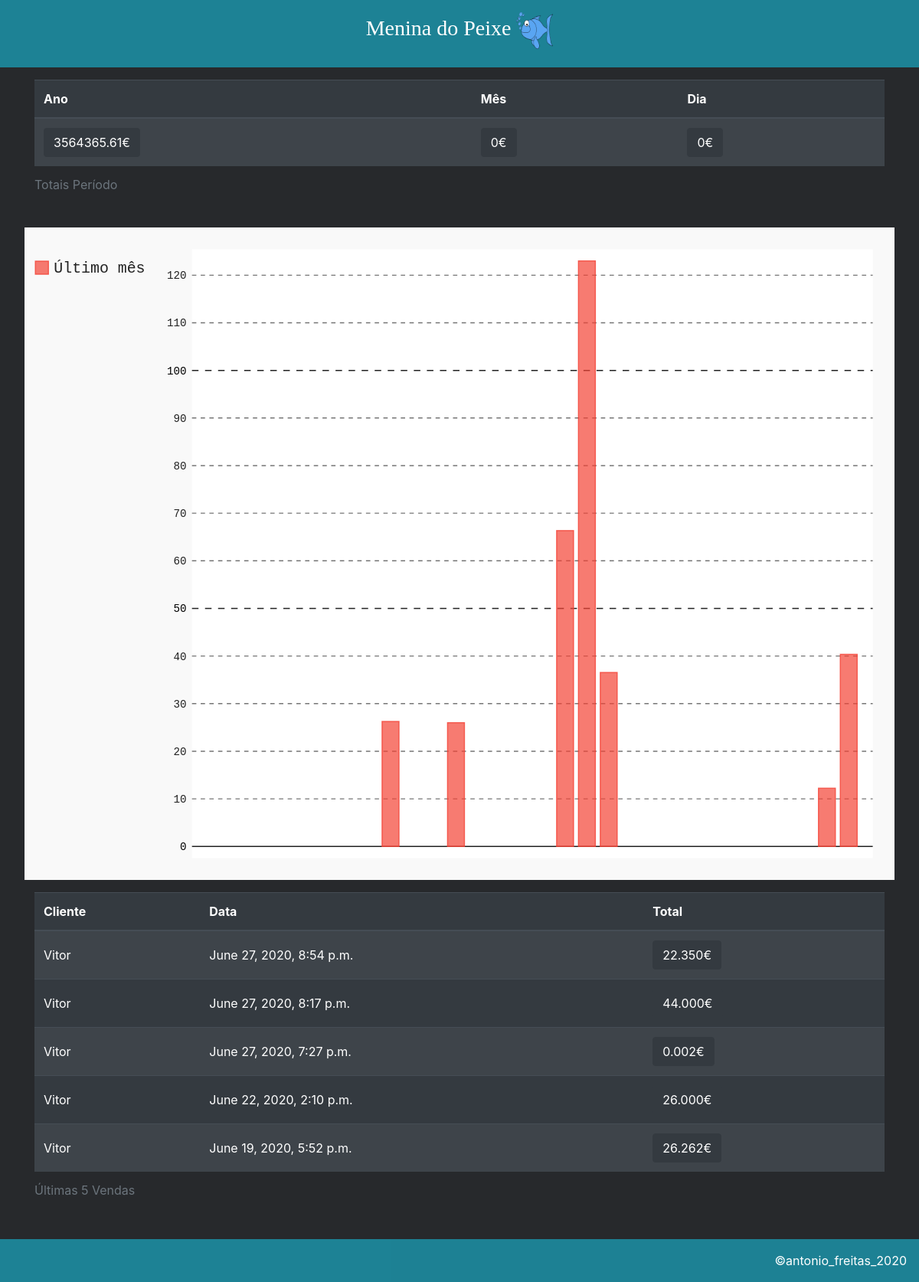
The app's page /dblists/sales/ (signed in), older data.
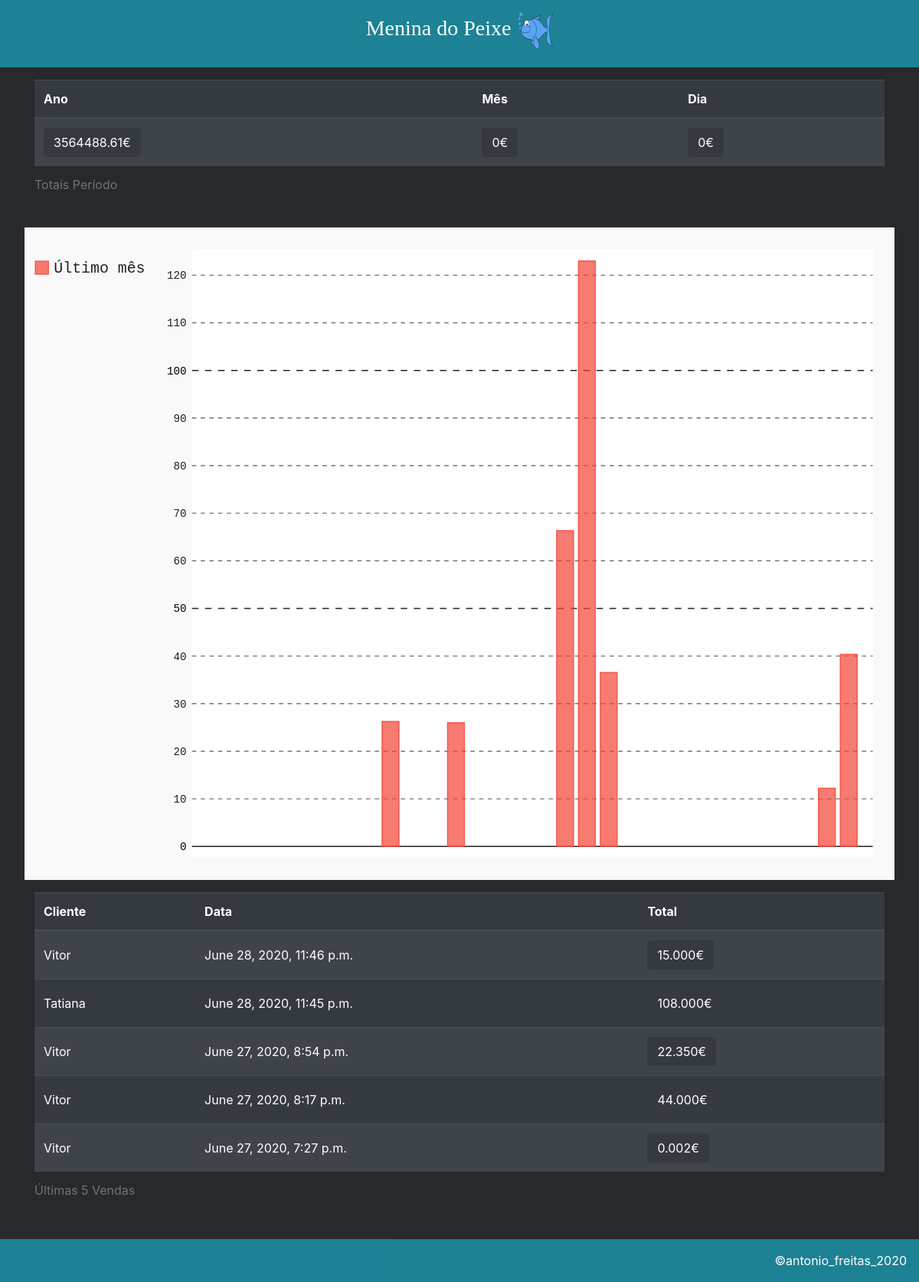
The same page, newer data.
### mdpapp/models.py (models this page shows, shortened)
class Sale(models.Model):
    id=models.AutoField(primary_key=True)
    sale_date=models.DateTimeField("Data da Venda", auto_now_add=True)
    client=models.ForeignKey(Client, on_delete=models.PROTECT, verbose_name="Clientes")
    sale_note=models.CharField("Observações", max_length=200, null=True)
    sale_total=models.DecimalField(max_digits=10,decimal_places=3)

class Client(models.Model):
    client_name=models.CharField("Nome", max_length=200, unique=True)
    client_address=models.CharField("Endereço", max_length=200)
    client_contact=models.CharField("Contacto", max_length=200)
    client_email=models.EmailField("Email", max_length=200, null=True)
    client_note=models.CharField("Observações", max_length=200)
    client_date_added=models.DateTimeField("Data Adicionado", auto_now_add=True)
    owner=models.ForeignKey(User, on_delete=models.PROTECT)
    def __str__(self):
        return self.client_name

### mdpapp/views.py (the view)
# urls.py: path('dblists/sales/', views.sales, name='sales'),
@login_required
def sales(request):
    today=datetime.datetime.now()
    sales = Sale.objects.order_by('sale_date')
    days=[x for x in range(31)]
    bar=[]
    for day in days:
        check_day=today.day
        check_month=today.month
        check_year=today.year
        try:
            check_day=check_day-day
            if check_day<=0:
                check_day+=31
                check_month=check_month-1
                if check_month<=0:
                    check_month=12
                    check_year=check_year-1
            datetime.datetime(year=today.year, month=check_month, day=check_day)
        except ValueError:
            pass
        else:
            total_day=Sale.objects.order_by('sale_date').filter(sale_date__year=check_year).filter(sale_date__month=check_month).filter(sale_date__day=check_day).aggregate(Sum('sale_total'))
            bar.append(total_day['sale_total__sum'])
    bar2=[]
    for data in reversed(bar):
        bar2.append(data)
    print(bar2)
    bar_chart = pygal.Bar()
    bar_chart.add('Último mês', bar2)
    bar_chart.render_to_file('mdpapp/static/mdpapp/bar_chart.svg')
    """Lists Sales"""
    today=datetime.datetime.now()
    sales = Sale.objects.order_by('-sale_date')[:5]
    year_sale=Sale.objects.filter(sale_date__year=today.year)
    year_sale_total=0
    for sale in year_sale:
        year_sale_total+=float(sale.sale_total)
    month_sale=year_sale.filter(sale_date__month=today.month)
    month_sale_total=0
    for sale in month_sale:
        month_sale_total+=float(sale.sale_total)
    day_sale=month_sale.filter(sale_date__day=today.day)
    day_sale_total=0
    for sale in day_sale:
        day_sale_total+=float(sale.sale_total)
    year_sale_total=round(year_sale_total,2)
    month_sale_total=round(month_sale_total,2)
    day_sale_total=round(day_sale_total,2)
    hoje=today.day
    mes=today.month
    context = {'sales': sales, 'year_sale_total':year_sale_total, 'month_sale_total':month_sale_total,
    'day_sale_total':day_sale_total, 'hoje':hoje, 'mes':mes}
    return render(request, 'mdpapp/sales.html', context)

### mdpapp/templates/mdpapp/sales.html
{% extends "mdpapp/base.html" %}
{% block content %}
    <div class="container">
        <table class="table table-striped table-dark">
            <caption>
                Totais Período
            </caption>
            <thead>
                <tr>
                    <th>
                        Ano
                    </th>
                    <th>
                        Mês
                    </th>
                    <th>
                        Dia
                    </th>
                </tr>
            </thead>
            <tbody>
                <tr>
                    <td>
                        <a href="{% url 'yr_sales' %}">
                            <button type="button" class="btn btn-dark">
                                {{ year_sale_total }}€
                            </button>
                        </a>
                    </td>
                    <td>
                        <a href="{% url 'mn_sales' mes %}">
                            <button type="button" class="btn btn-dark">
                                {{ month_sale_total }}€
                            </button>
                        </a>
                    </td>
                    <td>
                        <a href="{% url 'td_sales' hoje 1 %}">
                            <button type="button" class="btn btn-dark">
                                {{ day_sale_total }}€
                            </button>
                        </a>
                    </td>
                </tr>
            </tbody>
        </table>
    </div>
    <div class="justify-content-center">
        {% load static %}
        <img id="tdias" src="{% static 'mdpapp/bar_chart.svg'%}" style="padding: 1rem; max-width:100%">
    </div>
    <div class="container">
        <table class="table table-striped table-dark">
            <caption>
                Últimas 5 Vendas
            </caption>
            <thead>
                <tr>
                    <th>Cliente</th>
                    <th>Data</th>
                    <th>Total</th>
                </tr>
            </thead>
            <tbody>
                {% for sale in sales %}
                <tr>
                    <td style="vertical-align: middle;">
                        {{ sale.client }}
                    </td>
                    <td style="vertical-align: middle;">
                        {{ sale.sale_date }}
                    </td>
                    <td>
                        <a href="{% url 'sale' sale.id %}">
                            <button type="button" class="btn btn-dark">
                                {{ sale.sale_total }}€
                            </button>
                        </a>
                    </td>
                </tr>
                {% empty %}
                <tr>
                    <td>No clients have been added yet.</td>
                </tr>
                {% endfor %}
            </tbody>
        </table>
    </div>
{% endblock content %}

Row changes from the older to the newer data that the page shows:
no longer on this page (row unchanged): Sale: client "Vitor", sale_date "June 22, 2020, 2:10 p.m.", sale_total "26.000"
no longer on this page (row unchanged): Sale: client "Vitor", sale_date "June 19, 2020, 5:52 p.m.", sale_total "26.262"
added Sale: client "Vitor", sale_date "June 28, 2020, 11:46 p.m.", sale_total "15.000"
added Sale: client "Tatiana", sale_date "June 28, 2020, 11:45 p.m.", sale_total "108.000"
Text that changed along with them:
{{ year_sale_total }}: "3564365.61" → "3564488.61"
